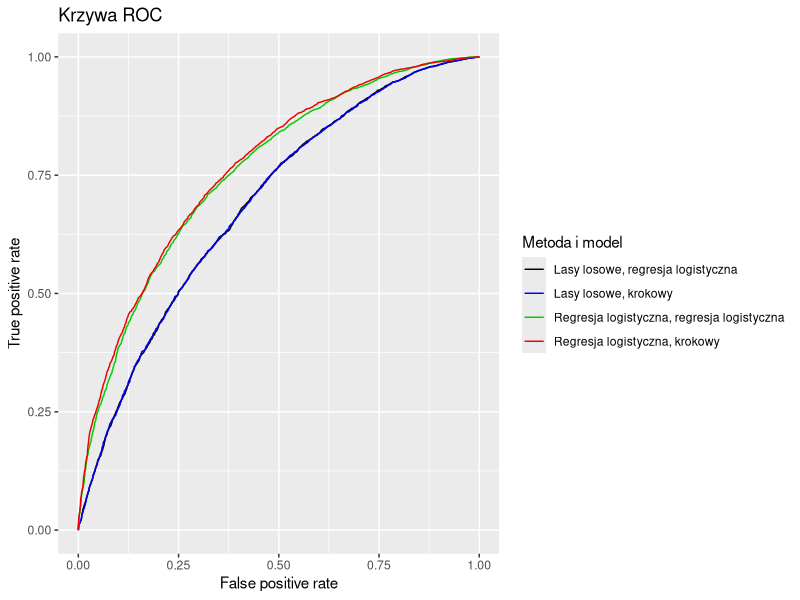

The R script that drew this image:
library("dplyr")
library("ggplot2")

plot_df <- read.csv("auc_plot.csv")

ggplot(plot_df, aes(x, y)) +
  geom_line(aes(colour = type)) +
  labs(title = "Krzywa ROC", x = "False positive rate", y = "True positive rate", colour = "Metoda i model") +
  scale_colour_manual(labels = c("Lasy losowe, regresja logistyczna", 
                                 "Lasy losowe, krokowy", 
                                 "Regresja logistyczna, regresja logistyczna", 
                                 "Regresja logistyczna, krokowy"), 
                      values = c("black", "blue2", "green3", "red2"))
